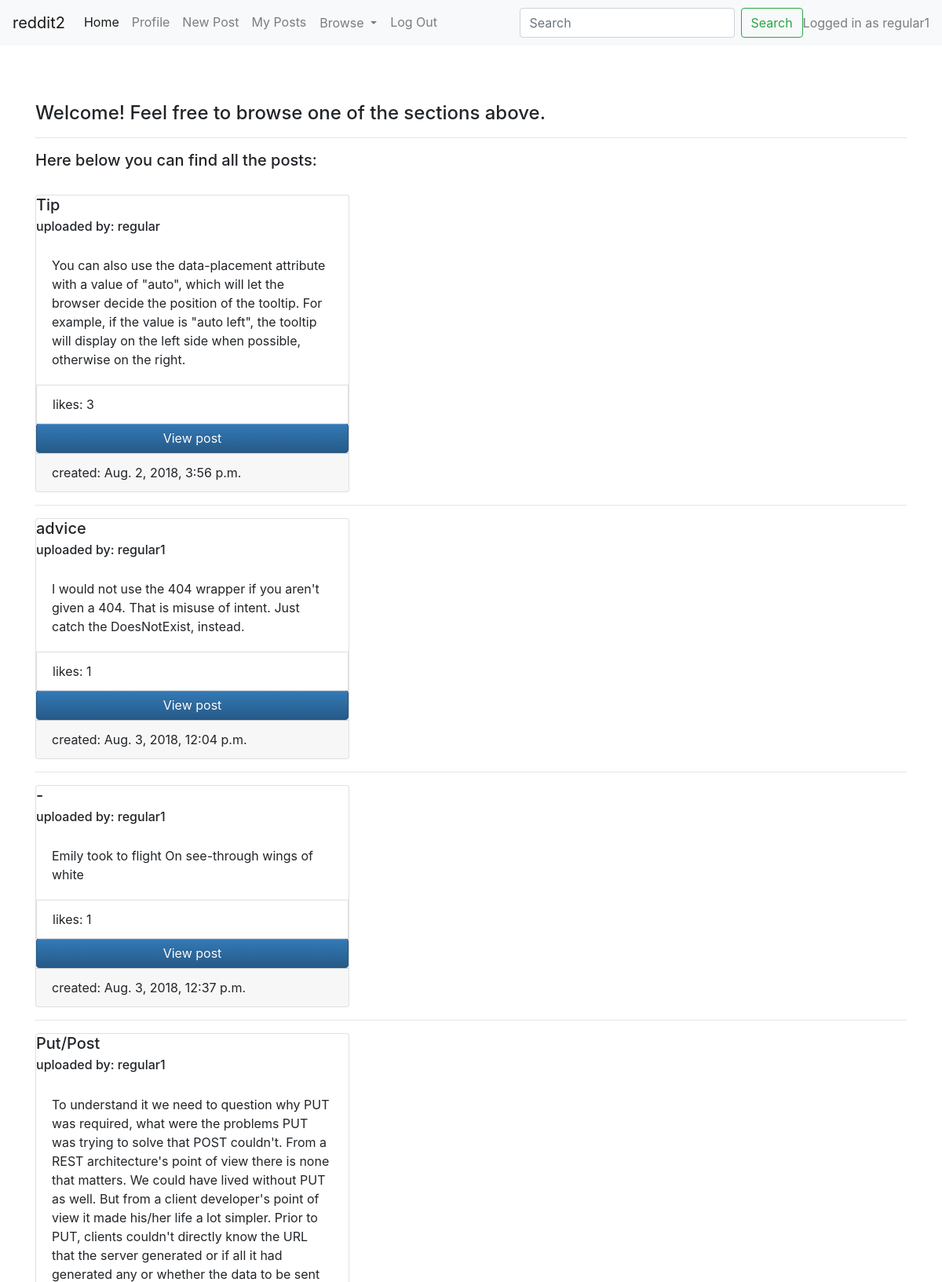
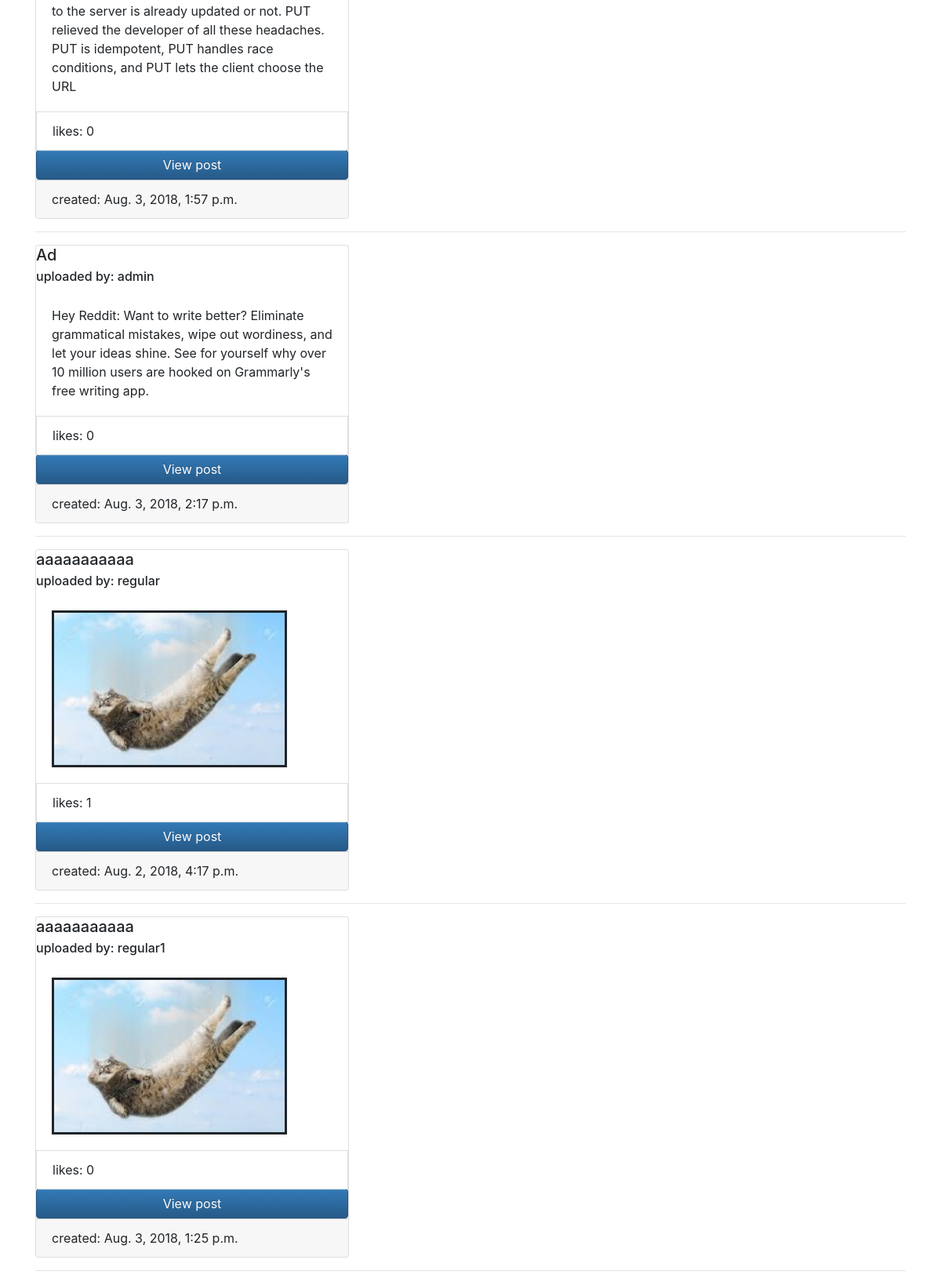
The app's page /home/ (signed in, upper part) with its own data (2 pictures, top to bottom).
### post_app/models.py (models this page shows, shortened)
class Poster(AbstractUser):
    pass

class Post(models.Model):
    created_date = models.DateTimeField(default=datetime.now)
    title = models.CharField(max_length=250)
    original_content = models.BooleanField(blank=True, default=False)
    spoiler = models.BooleanField(blank=True, default=False)
    nsfw = models.BooleanField(blank=True, default=False)
    nr_likes = models.IntegerField(default=0)
    class Meta:
        abstract = True

class Text(Post):
    user = models.ForeignKey(Poster, on_delete=models.CASCADE)
    text = models.CharField(max_length=1000, default='', blank=True)
    likes = GenericRelation(Like, related_query_name='like_text')
    comments = GenericRelation(Comment)
    @property
    def class_name(self):
        return "texts"

class File(Post):
    user = models.ForeignKey(Poster, on_delete=models.CASCADE)
    file = models.FileField()
    likes = GenericRelation(Like, related_query_name='like_file')
    comments = GenericRelation(Comment)
    @property
    def class_name(self):
        return "files"

### user_app/views.py (the view, shortened to what this page needs)
# urls.py: 2. Add a URL to urlpatterns:  path('', views.home, name='home')
@login_required(login_url='/accounts/login/')
def home(request):
    query = request.GET.get('search_query')
    template = 'user_app/home.html'
    posts = []
    texts,texts2, files, links = [], [], [],[]
    if query is None:
        try:
            texts = Text.objects.all()
            files = File.objects.all()
            links = Link.objects.all()
        except ObjectDoesNotExist:
            pass
    posts.extend(texts2)
    posts.extend(texts)
    posts.extend(files)
    posts.extend(links)
    context = {'elems':set(posts)}
    return render(request, template, context)

### post_app/models.py (called while the page is built)
    @property
    def class_name(self):
        return "links"

### user_app/templates/user_app/home.html
{%extends 'post_app/base.html' %}
{% block body %}
<h4>Welcome! Feel free to browse one of the sections above. </h4>
<hr>
<h5>Here below you can find all the posts:</h5>
<br>
{%include 'post_app/render_any.html'%}
{%endblock%}

### post_app/templates/post_app/base.html (shortened to what this page needs)
<!DOCTYPE html>
<html lang="en">
<head>
    <link rel="stylesheet" href="https://stackpath.bootstrapcdn.com/bootstrap/4.1.3/css/bootstrap.min.css">
    <link rel="stylesheet" href="https://maxcdn.bootstrapcdn.com/bootstrap/3.3.7/css/bootstrap-theme.min.css">
    <link rel="stylesheet" href="https://use.fontawesome.com/releases/v5.2.0/css/all.css">
  </head>
<body>
<nav class="navbar navbar-expand-lg navbar-light bg-light">
  <a class="navbar-brand" href="#">reddit2</a>
  <div class="collapse navbar-collapse" id="navbarNavDropdown">
     <ul class="navbar-nav mr-auto">
         <li class="nav-item active">
            <a class="nav-link" href="/">Home <span class="sr-only">(current)</span></a>
         </li>
         {% if user.is_authenticated %}
         <li class="nav-item">
            <a class="nav-link" href="{% url 'personal_data' %}">Profile</a>
         </li>
         <li class="nav-item">
            <a class="nav-link" href="{% url 'create_post' %}">New Post</a>
         </li>
         <li class="nav-item">
            <a class="nav-link" href="{% url 'my_posts' %}">My Posts</a>
         </li>
         <li class="nav-item dropdown">
            <a class="btn nav-link dropdown-toggle" id="navbarDropdownMenuLink" role="button" data-toggle="dropdown" aria-haspopup="true" aria-expanded="false">
            Browse
            </a>
         </li>
         <li class="nav-item">
             <a class="nav-link" href="{% url 'logout_view' %}">Log Out</a>
         </li>
         {% endif %}
    </ul>
      {% if user.is_authenticated %}
         <form class="form-inline my-2 my-lg-0" action="{% url 'home' %}" >
            <input class="form-control mr-sm-2" type="search" placeholder="Search" aria-label="Search" name="search_query">
            <button class="btn btn-outline-success my-2 my-sm-0" type="submit">Search</button>
        </form>
        <span class="navbar-text">
      Logged in as {{request.user.username}}
        </span>
      {% endif %}
  </div>
</nav>
<br><br><br>
<div class = "container">
{% block body %}
{% endblock %}
</div>
</body>
</html>

### post_app/templates/post_app/render_any.html (shortened to what this page needs)
{% for elem in elems %}
<div class="card" style="width: 25rem;">
    <h5 class="card-title"> {{ elem.title }}</h5>
    <h6 class="card-subtitle mb-2 elem-muted"> uploaded by: {{ elem.user }}</h6>
    <div class="card-body">
        {% if elem.class_name == 'texts'%}
        {{ elem.text }}
        {%endif%}
        {% if elem.class_name == 'files'%}
        <img width=300px height=200px style="border-style:solid" src="/media/{{ elem.file }}">
        {%endif%}
    </div>
    <li class="list-group-item">likes: {{elem.nr_likes}}</li>
    {% if elem.class_name == 'texts'%}
         <a href="/post/texts/{{elem.id}}" class="btn btn-primary" style="">View post</a>
        {%endif%}
        {% if elem.class_name == 'files'%}
         <a href="/post/files/{{elem.id}}" class="btn btn-primary" style="">View post</a>
        {%endif%}
    <div class="card-footer elem-muted">
    created: {{elem.created_date}}
    </div>
</div>
<hr>
{% endfor %}

### records on screen
Poster: user.username "regular1"
Text: title "Tip", user "regular", text "You can also use the data-placement attribute with a value of \"auto\", which will let the browser decide the position of the tooltip. For example, if the value is \"auto left\", the tooltip will display on the left side when possible, otherwise on the right.", nr_likes "3", created_date "Aug. 2, 2018, 3:56 p.m."
Text: title "advice", user "regular1", text "I would not use the 404 wrapper if you aren't given a 404. That is misuse of intent. Just catch the DoesNotExist, instead.", nr_likes "1", created_date "Aug. 3, 2018, 12:04 p.m."
Text: title "-", user "regular1", text "Emily took to flight On see-through wings of white", nr_likes "1", created_date "Aug. 3, 2018, 12:37 p.m."
Text: title "Put/Post", user "regular1", text "To understand it we need to question why PUT was required, what were the problems PUT was trying to solve that POST couldn't. From a REST architecture's point of view there is none that matters. We could have lived without PUT as well. But from a client developer's point of view it made his/her life a lot simpler. Prior to PUT, clients couldn't directly know the URL that the server generated or if all it had generated any or whether the data to be sent to the server is already updated or not. PUT relieved the developer of all these headaches. PUT is idempotent, PUT handles race conditions, and PUT lets the client choose the URL", nr_likes "0", created_date "Aug. 3, 2018, 1:57 p.m."
Text: title "Ad", user "admin", text "Hey Reddit: Want to write better? Eliminate grammatical mistakes, wipe out wordiness, and let your ideas shine. See for yourself why over 10 million users are hooked on Grammarly's free writing app.", nr_likes "0", created_date "Aug. 3, 2018, 2:17 p.m."
File: title "aaaaaaaaaaa", user "regular", file (picture), nr_likes "1", created_date "Aug. 2, 2018, 4:17 p.m."
File: title "aaaaaaaaaaa", user "regular1", file (picture), nr_likes "0", created_date "Aug. 3, 2018, 1:25 p.m."
